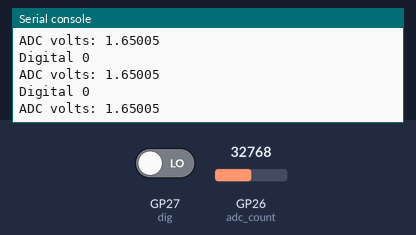
Simulated run of this program. Board: Raspberry Pi Pico running MicroPython. Parts: the last lines printed to the serial console. Inputs (shaded band) come from the test bench; at power-on: GP26 (adc_count) = 32768, GP27 (dig) LOW (analog values on the 0–65535 scale).

Above: at 1.2 s.
1.3 s: GP26 (adc_count) set to 45874
At 2.01 s:
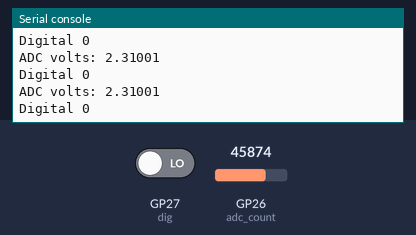
2.8 s: GP27 (dig) driven HIGH
4.3 s: GP26 (adc_count) set to 57670
At 4.33 s:
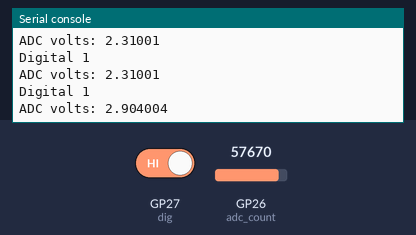
Timing chart, 0 to 7.3 s (numbered marks = the images above; inputs shaded):
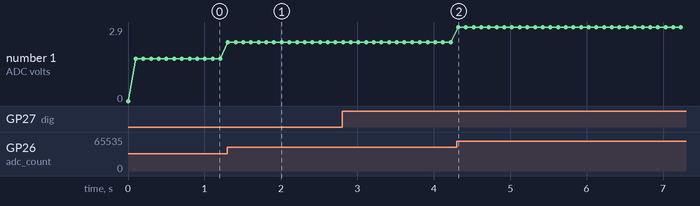

The program:

adc_test.py
```python
from machine import Pin, I2C, ADC, Timer, PWM
import utime
#from ssd1306 import SSD1306_I2C
import micropython
micropython.alloc_emergency_exception_buf(250)

def toggle_pin(tid):
    global adc_val
    adc_val = adc_count.read_u16()

adc_count = ADC(26)
dig = Pin(27, Pin.IN)
adc_val = 0
adc_volts = 0
tmr = Timer(freq = 10, callback = toggle_pin)
#i2c = I2C(1, sda= Pin(14), scl = Pin(15), freq = 400000)
#oled = SSD1306_I2C(128, 64, i2c)

# dig.value(0);

while True:
    adc_volts = (adc_val/65534)*3.3
    print(f'Digital {dig.value()}')
    # print("ADC Count: " + str(adc_val))
    print("ADC volts: " + str(adc_volts))
    utime.sleep(0.1)
```

Measured:
- after the input at 1.3 s, the serial console: prints a new line at once (image 1)
- after the input at 4.3 s, the serial console: prints a new line at once (image 2)
- plotted number 1: 1.65 → 2.31 after the input at 1.3 s, 2.31 → 2.9 after the input at 4.3 s
